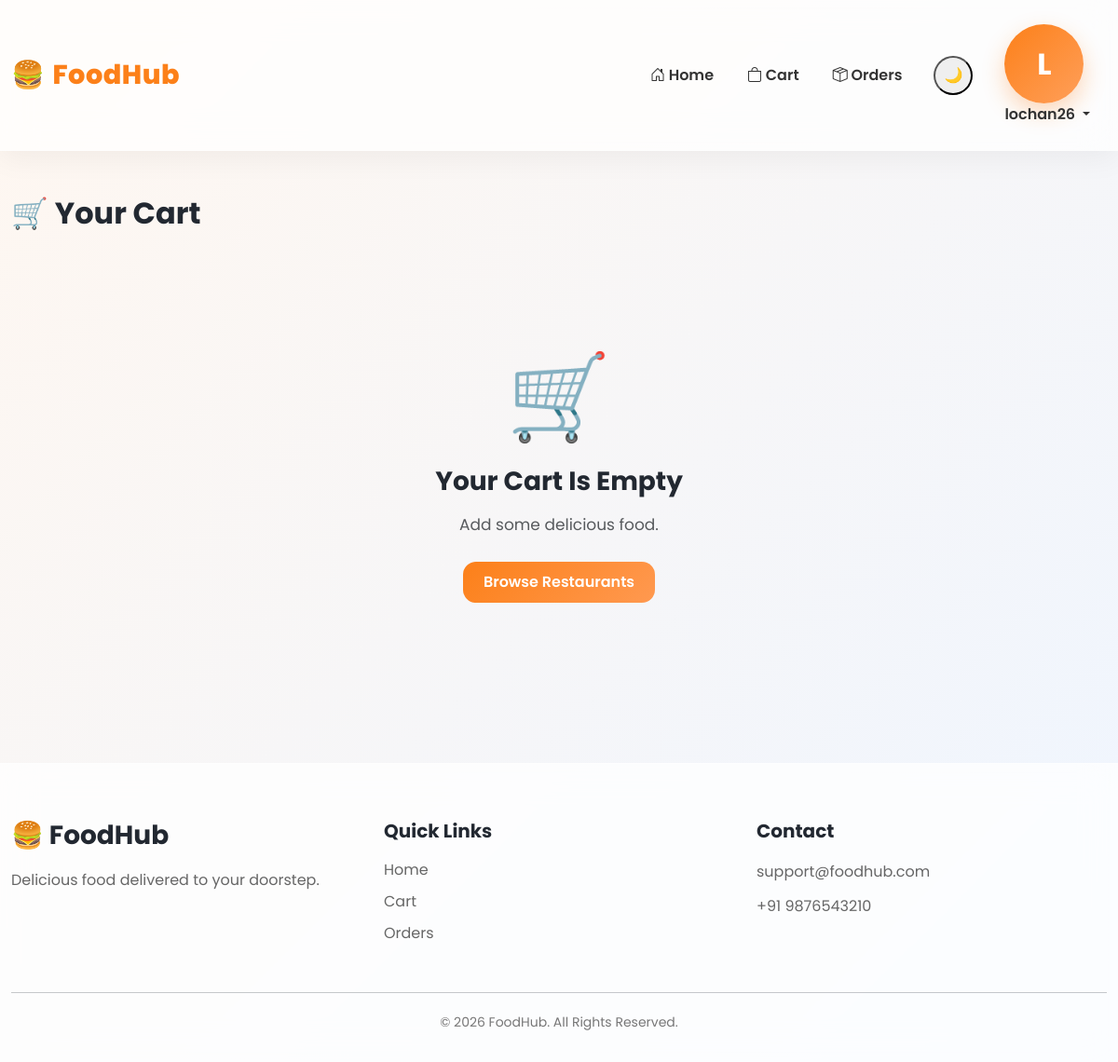
Page /cart/ (signed in) on the earlier database version.
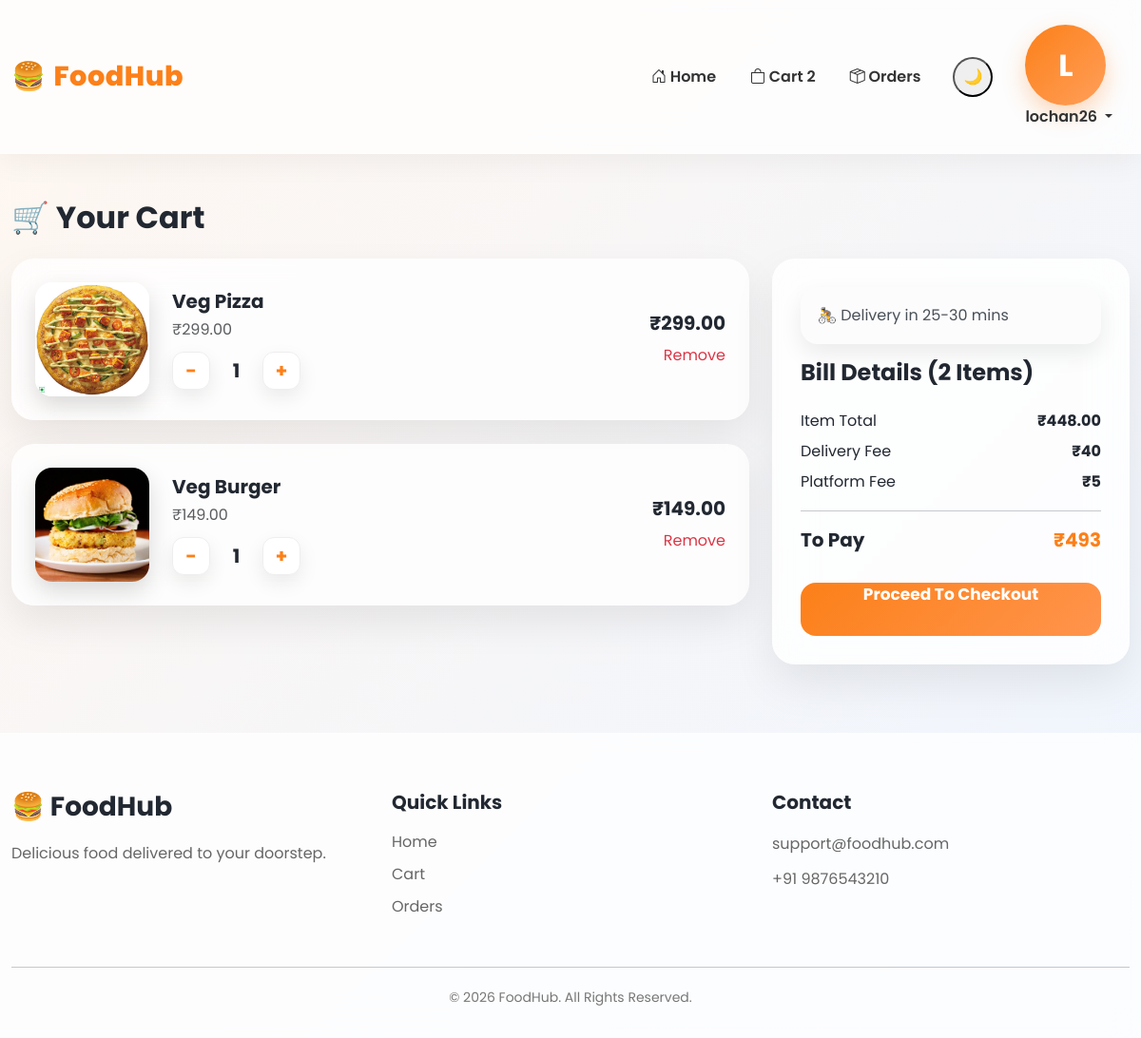
Same page on the later database version.
### cart/models.py (models this page shows, shortened)
class BaseModel(models.Model):
    uid = models.UUIDField(
        primary_key=True,
        default=uuid.uuid4,
        editable=False
    )
    created_at = models.DateTimeField(auto_now_add=True)
    updated_at = models.DateTimeField(auto_now=True)
    class Meta:
        abstract = True

class CartItem(BaseModel):
    cart = models.ForeignKey(
        Cart,
        on_delete=models.CASCADE,
        related_name='cart_items'
    )
    product = models.ForeignKey(Product, on_delete=models.CASCADE)
    quantity = models.PositiveIntegerField(default=1)
    @property
    def total_price(self):
        return self.product.price * self.quantity
    class Meta:
        constraints = [
            models.UniqueConstraint(
                fields=['cart', 'product'],
                name='unique_cart_product'
            )
        ]

class Cart(BaseModel):
    user = models.ForeignKey(User, on_delete=models.CASCADE)
    is_paid = models.BooleanField(default=False)
    @property
    def total_price(self):
        return sum(item.total_price for item in self.cart_items.all())

### products/models.py (models this page shows, shortened)
class BaseModel(models.Model):
    uid = models.UUIDField(
        primary_key=True,
        default=uuid.uuid4,
        editable=False
    )
    created_at = models.DateTimeField(auto_now_add=True)
    updated_at = models.DateTimeField(auto_now=True)
    class Meta:
        abstract = True

class Product(BaseModel):
    restaurant = models.ForeignKey(
        Restaurant,
        on_delete=models.CASCADE,
        related_name='products'
    )
    category = models.ForeignKey(
        Category,
        on_delete=models.SET_NULL,
        null=True
    )
    product_name = models.CharField(max_length=200)
    slug = models.SlugField(unique=True)
    description = models.TextField()
    price = models.DecimalField(
        max_digits=10,
        decimal_places=2
    )
    is_available = models.BooleanField(default=True)

class ProductImage(BaseModel):
    product = models.ForeignKey(
        Product,
        on_delete=models.CASCADE,
        related_name='images'
    )
    image = models.ImageField(
        upload_to='product_images/'
    )

### cart/views.py (the view)
# urls.py: path('', cart_view,name='cart'),
@login_required
def cart_view(request):
    cart = Cart.objects.prefetch_related(
        'cart_items__product'
    ).filter(
        user=request.user,
        is_paid=False
    ).first()
    cart_count = 0
    if cart:
        cart_count = sum(
            item.quantity
            for item in cart.cart_items.all()
        )
    context = {
        'cart': cart,
        'cart_count': cart_count
    }
    return render(
        request,
        'cart/cart.html',
        context
    )

### cart/context_processors.py (called while the page is built)
def cart_count(request):
    count = 0
    if request.user.is_authenticated:
        cart = Cart.objects.filter(
            user=request.user,
            is_paid=False
        ).first()
        if cart:
            count = sum(
                item.quantity
                for item in cart.cart_items.all()
            )
    return {
        'cart_count': count
    }

### cart/templates/cart/cart.html
{% extends 'base.html' %}
{% block content %}
<div class="container py-4">
    <h2 class="fw-bold mb-4">
        🛒 Your Cart
    </h2>
    {% if cart and cart.cart_items.all %}
    <div class="row">
        <div class="col-lg-8">
            {% for item in cart.cart_items.all %}
            <div class="swiggy-cart-item">
    <div class="d-flex justify-content-between align-items-center">
        <div class="d-flex align-items-center">
            {% if item.product.images.first %}
            <img
                src="{{ item.product.images.first.image.url }}"
                class="cart-food-image me-4"
            >
            {% endif %}
            <div>
                <h5 class="fw-bold mb-1">
                    {{ item.product.product_name }}
                </h5>
                <p class="text-muted mb-2">
                    ₹{{ item.product.price }}
                </p>
                <div class="quantity-box">
                    <a
                        href="{% url 'update_cart' item.uid %}?action=dec"
                        class="quantity-btn"
                    >
                        -
                    </a>
                    <span class="quantity-value">
                        {{ item.quantity }}
                    </span>
                    <a
                        href="{% url 'update_cart' item.uid %}?action=inc"
                        class="quantity-btn"
                    >
                        +
                    </a>
                </div>
            </div>
        </div>
        <div class="text-end">
            <h5 class="fw-bold">
                ₹{{ item.total_price }}
            </h5>
            <a
                href="{% url 'remove_item' item.uid %}"
                class="text-danger"
            >
                Remove
            </a>
        </div>
    </div>
</div>
            {% endfor %}
        </div>
<div class="col-lg-4">
    <div class="bill-card">
        <div class="alert alert-light mb-3">
            🚴 Delivery in 25-30 mins
        </div>
        <h4 class="fw-bold mb-4">
            Bill Details ({{ cart.cart_items.count }} Items)
        </h4>
        <div class="d-flex justify-content-between mb-2">
            <span>Item Total</span>
            <strong>₹{{ cart.total_price }}</strong>
        </div>
        <div class="d-flex justify-content-between mb-2">
            <span>Delivery Fee</span>
            <strong>₹40</strong>
        </div>
        <div class="d-flex justify-content-between mb-2">
            <span>Platform Fee</span>
            <strong>₹5</strong>
        </div>
        <hr>
        <div class="d-flex justify-content-between mb-4">
            <h5 class="fw-bold">
                To Pay
            </h5>
            <h5 class="fw-bold price-highlight">
                ₹{{ cart.total_price|add:45 }}
            </h5>
        </div>
        <a
            href="{% url 'checkout' %}"
            class="checkout-btn text-decoration-none d-block text-center"
        >
            Proceed To Checkout
        </a>
    </div>
</div>
    </div>
    {% else %}
    <div class="empty-cart">
        <h1>
            🛒
        </h1>
        <h3>
            Your Cart Is Empty
        </h3>
        <p class="text-muted">
            Add some delicious food.
        </p>
        <a href="/" class="btn btn-success">
            Browse Restaurants
        </a>
    </div>
    {% endif %}
</div>
{% endblock %}

### templates/base.html (shortened to what this page needs)
{% load static %}
<!DOCTYPE html>
<html lang="en">
<head>
    <link href="https://cdn.jsdelivr.net/npm/bootstrap@5.3.7/dist/css/bootstrap.min.css"
          rel="stylesheet">
    <link rel="stylesheet"
          href="https://cdn.jsdelivr.net/npm/bootstrap-icons@1.11.3/font/bootstrap-icons.min.css">
    <link href="https://unpkg.com/aos@2.3.4/dist/aos.css"
          rel="stylesheet">
    <link rel="stylesheet"
          href="{% static 'css/style.css' %}">
</head>
<body>
{% include "navbar.html" %}
<main class="main-wrapper">
    {% block content %}
    {% endblock %}
</main>
<footer class="footer mt-5">
    <div class="container">
        <div class="row gy-4">
            <div class="col-lg-4">
                <h3 class="fw-bold">
                    🍔 FoodHub
                </h3>
                <p>
                    Delicious food delivered to your doorstep.
                </p>
            </div>
            <div class="col-lg-4">
                <h5>
                    Quick Links
                </h5>
                <ul class="list-unstyled">
                    <li>
                        <a href="/">
                            Home
                        </a>
                    </li>
                    <li>
                        <a href="/cart/">
                            Cart
                        </a>
                    </li>
                    <li>
                        <a href="{% url 'my_orders' %}">
                            Orders
                        </a>
                    </li>
                </ul>
            </div>
            <div class="col-lg-4">
                <h5>
                    Contact
                </h5>
                <p>
                    support@foodhub.com
                </p>
                <p>
                    +91 9876543210
                </p>
            </div>
        </div>
        <hr>
        <p class="text-center mb-0">
            © 2026 FoodHub. All Rights Reserved.
        </p>
    </div>
</footer>
</body>
</html>

### templates/navbar.html (shortened to what this page needs)
<nav class="navbar navbar-expand-lg navbar-glass sticky-top">
    <div class="container">
        <a class="navbar-brand d-flex align-items-center" href="/">
            <div class="logo-circle">
                🍔
            </div>
            <div class="ms-2">
                <span class="logo-text">
                    FoodHub
                </span>
            </div>
        </a>
        <div class="collapse navbar-collapse"
             id="navbarNav">
            <ul class="navbar-nav ms-auto align-items-lg-center">
                <li class="nav-item">
                    <a class="nav-link px-3"
                       href="/">
                        <i class="bi bi-house-door"></i>
                        Home
                    </a>
                </li>
                <li class="nav-item">
                    <a class="nav-link px-3 position-relative"
                       href="/cart/">
                        <i class="bi bi-bag"></i>
                        Cart
                        {% if cart_count > 0 %}
                        <span class="cart-badge">
                            {{ cart_count }}
                        </span>
                        {% endif %}
                    </a>
                </li>
                {% if user.is_authenticated %}
                <li class="nav-item">
                    <a class="nav-link px-3"
                       href="{% url 'my_orders' %}">
                        <i class="bi bi-box-seam"></i>
                        Orders
                    </a>
                </li>
                <li class="nav-item ms-lg-3">
                    <button id="theme-toggle"
                            class="theme-btn">
                        🌙
                    </button>
                </li>
                <li class="nav-item dropdown ms-lg-3">
                    <a class="nav-link dropdown-toggle profile-btn"
                       href="#"
                       data-bs-toggle="dropdown">
                        <div class="profile-avatar">
                            {{ user.username|first|upper }}
                        </div>
                        <span>
                            {{ user.username }}
                        </span>
                    </a>
                </li>
                {% endif %}
            </ul>
        </div>
    </div>
</nav>

### static/css/style.css (style rules this page uses)
:root { --primary:#fc8019; --primary-dark:#e96d00; --secondary:#ffb74d; --success:#22c55e; --danger:#ef4444; --text:#222831; --text-light:#666; --bg:#f5f7fb; --white:#ffffff; --glass:rgba(255,255,255,.65); --glass-dark:rgba(25,25,35,.75); --border:rgba(255,255,255,.35); --shadow:0 15px 40px rgba(0,0,0,.08); --radius:22px; }
* { margin:0; padding:0; box-sizing:border-box; }
html { scroll-behavior:smooth; }
body { font-family:'Poppins',sans-serif; background:linear-gradient(135deg,#fff7f0,#eef5ff); color:var(--text); overflow-x:hidden; min-height:100vh; }
h1,h2,h3,h4,h5,h6 { font-weight:700; color:var(--text); }
p { color:var(--text-light); line-height:1.7; margin-bottom:0; }
a { text-decoration:none; color:inherit; transition:.3s; }
img { max-width:100%; display:block; }
.container { max-width:1300px; }
.navbar { position:sticky; top:0; z-index:999; padding:16px 0; background:rgba(255,255,255,.72)!important; backdrop-filter:blur(18px); -webkit-backdrop-filter:blur(18px); border-bottom:1px solid rgba(255,255,255,.35); box-shadow:0 8px 30px rgba(0,0,0,.05); }
.navbar-brand { font-size:1.8rem; font-weight:800; color:var(--primary)!important; letter-spacing:.5px; }
.nav-link { font-weight:600; color:#333!important; padding:10px 18px!important; border-radius:12px; transition:.3s; }
#theme-toggle { width:42px; height:42px; border-radius:50%; display:flex; align-items:center; justify-content:center; }
.price-highlight { font-size:1.2rem; font-weight:700; color:var(--primary); }
.swiggy-cart-item { background:rgba(255,255,255,.78); backdrop-filter:blur(18px); border-radius:24px; padding:25px; margin-bottom:25px; box-shadow:0 18px 40px rgba(0,0,0,.08); transition:.35s; }
.cart-food-image { width:120px; height:120px; object-fit:cover; border-radius:18px; box-shadow:0 10px 25px rgba(0,0,0,.15); }
.swiggy-cart-item h5 { font-weight:700; margin-bottom:10px; }
.swiggy-cart-item p { color:#666; margin-bottom:8px; }
.quantity-box { display:flex; align-items:center; justify-content:center; gap:15px; margin-top:10px; }
.quantity-btn { width:40px; height:40px; display:flex; align-items:center; justify-content:center; background:#fff; border-radius:12px; border:1px solid #eee; font-size:20px; font-weight:700; color:var(--primary); transition:.3s; box-shadow:0 8px 20px rgba(0,0,0,.08); }
.quantity-value { font-size:20px; font-weight:700; min-width:25px; text-align:center; }
.price-highlight { font-size:1.25rem; font-weight:700; color:var(--primary); }
.bill-card { position:sticky; top:100px; background:rgba(255,255,255,.82); backdrop-filter:blur(20px); border-radius:24px; padding:30px; box-shadow:0 20px 45px rgba(0,0,0,.08); }
.bill-card h4 { font-weight:700; margin-bottom:25px; }
.bill-card hr { margin:18px 0; }
.checkout-btn { width:100%; height:56px; border:none; border-radius:16px; background:linear-gradient(135deg,#fc8019,#ff944d); color:#fff; font-weight:700; font-size:17px; margin-top:25px; transition:.35s; }
.profile-avatar { width:85px; height:85px; border-radius:50%; background:linear-gradient(135deg,#fc8019,#ff9f5a); display:flex; align-items:center; justify-content:center; font-size:32px; color:#fff; font-weight:700; box-shadow:0 10px 25px rgba(252,128,25,.3); }
.footer { margin-top:90px; padding:60px 0 30px; background:rgba(255,255,255,.75); backdrop-filter:blur(18px); border-top:1px solid rgba(255,255,255,.35); }
.footer h3, .footer h5 { font-weight:700; margin-bottom:18px; }
.footer p, .footer li { color:#666; margin-bottom:10px; }
.footer a { color:#666; transition:.3s; }
.footer hr { margin:35px 0 20px; }
.footer .text-center { color:#777; font-size:14px; }
.alert { border:none; border-radius:18px; padding:18px; box-shadow:0 10px 25px rgba(0,0,0,.08); }
* { transition: background .25s, color .25s, border-color .25s, box-shadow .25s; }

Differences in the rows shown:
added CartItem: product.images.first.image (picture), product.product_name "Veg Pizza", product.price "299.00", quantity "1", total_price "299.00"
added CartItem: product.images.first.image (picture), product.product_name "Veg Burger", product.price "149.00", quantity "1", total_price "149.00"
added Cart: cart_items.count "2", total_price "448.00", total_price|add "493"
Other differences:
{{ cart_count }}: (not shown) → "2"
text no longer shown: "🛒 Your Cart Is Empty Add some delicious food. Browse Restaurants"
text now shown: "🚴 Delivery in 25-30 mins Bill Details ( Items) Item Total ₹ Delivery Fee ₹40 Platform Fee ₹5 To Pay ₹ Proceed To Checkout"
